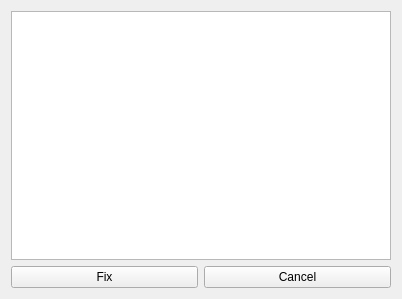
<?xml version="1.0" encoding="UTF-8"?>
<ui version="4.0">
 <class>correct</class>
 <widget class="QWidget" name="correct">
  <property name="geometry">
   <rect>
    <x>0</x>
    <y>0</y>
    <width>402</width>
    <height>299</height>
   </rect>
  </property>
  <property name="windowTitle">
   <string>Errors</string>
  </property>
  <layout class="QVBoxLayout" name="verticalLayout">
   <item>
    <widget class="QTextEdit" name="textEdit">
     <property name="font">
      <font>
       <pointsize>10</pointsize>
      </font>
     </property>
     <property name="readOnly">
      <bool>true</bool>
     </property>
    </widget>
   </item>
   <item>
    <layout class="QHBoxLayout" name="horizontalLayout">
     <item>
      <widget class="QPushButton" name="fix">
       <property name="text">
        <string>Fix</string>
       </property>
      </widget>
     </item>
     <item>
      <widget class="QPushButton" name="cancel">
       <property name="text">
        <string>Cancel</string>
       </property>
      </widget>
     </item>
    </layout>
   </item>
  </layout>
 </widget>
 <resources/>
 <connections/>
</ui>
